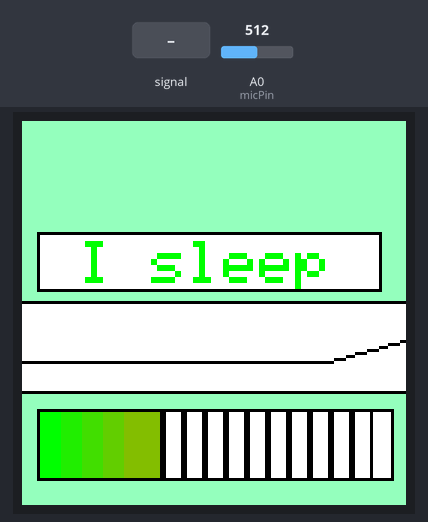
A sketch run on a simulated Arduino Uno, built with avr-gcc and run on an emulated ATmega328P. Parts: 128×128 colour display. The inputs (shaded band) are chosen by the test bench; at power-on: A0 (micPin) = 512.

Above: at 1.2 s.
1.3 s: A0 (micPin) fed a 200 Hz sine of ±460 counts around its level
At 3.2 s:
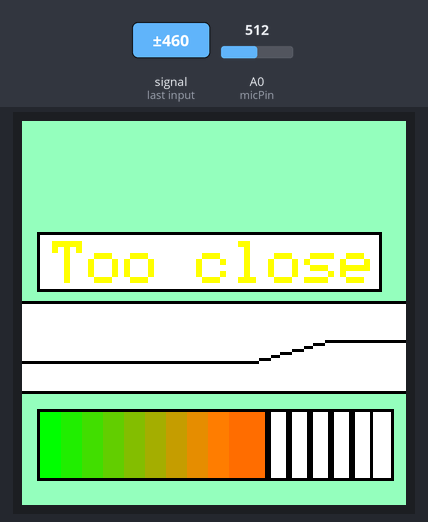
5.3 s: A0 (micPin) set to 716
At 8.9 s:
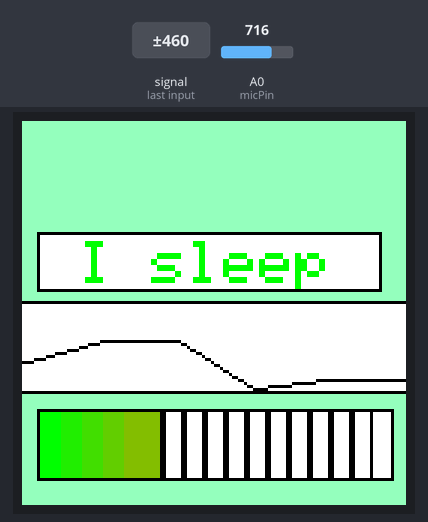
9.3 s: A0 (micPin) set to 145
At 11.3 s:
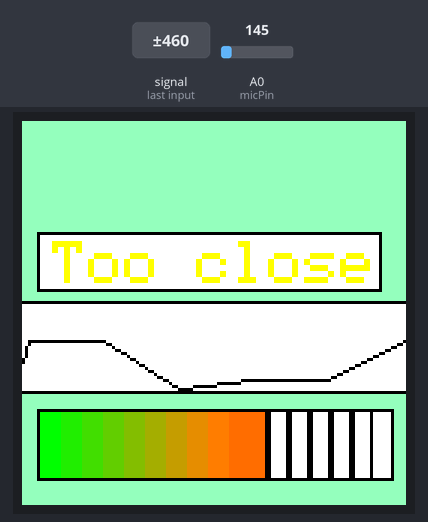
13.3 s: A0 (micPin) set to 127
At 14.9 s:
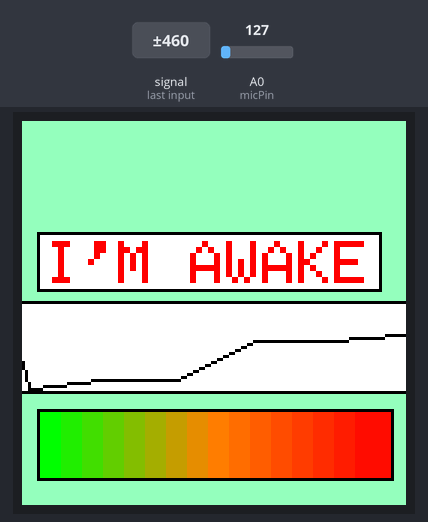
17.3 s: A0 (micPin) fed a 200 Hz sine of ±81 counts around its level
At 18.5 s:
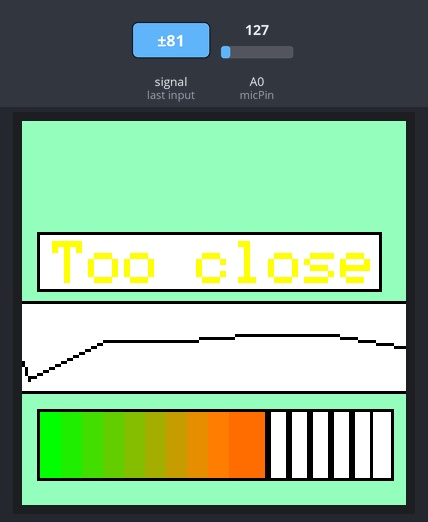
Timing chart, 0 to 20.3 s (numbered marks = the images above; inputs shaded):
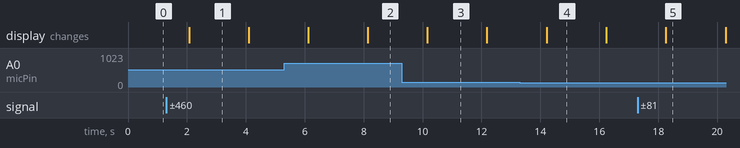

Measured:
- the behaviour switches between 137 and 136 on A0 (micPin) (found by bisection; images 3 and 4)
- after the input at 1.3 s, the display: changes after 0.78 s (image 1)
- after the input at 13.3 s, the display: changes after 0.91 s (image 4)
- what the display in image 1 shows lasts 2.0 s, from 2.1 s to 4.1 s

The sketch:

arduino_uno_sound_levels.ino
```cpp
#include <Adafruit_GFX.h>
#include <Adafruit_SSD1351.h>
#include <math.h>

// Defining pins and what ports they are hooked up to
#define SCLK_PIN 13
#define DIN_PIN 11
#define CS_PIN   10
#define DC_PIN   7
#define RST_PIN  8

// Color definitions
#define BLACK   0x0000
#define WHITE   0xFFFF
#define BLUE    0x001F
#define RED     0xF800
#define YELLOW  0xFFE0
#define GREEN   0x07E0
#define LIGHTGREEN    0x97F7

// Create an Adafruit SSD1351 object
Adafruit_SSD1351 display = Adafruit_SSD1351(CS_PIN, DC_PIN, DIN_PIN, SCLK_PIN, RST_PIN);


//MAX4466 hooked to A0 pin
const int micPin = A0;

const float ref_voltage = 3.3; // 3.3 volts

//basic values for continuous graph implementation
static int yval[6] = {80, 80, 80, 80, 80, 80};
static int currPixel = 80;
static int prev_y = 80;
static int prev_x = 0;

// Function to convert voltage to decibels
double voltageToDecibels(float voltage) {
  return 20.0 * log10(voltage / ref_voltage);
}

void setup() {
  display.begin();  // start the display
  display.fillScreen(LIGHTGREEN);
  Serial.begin(9600);
  //boundaries for graph (startx, starty, endx, endy, color)
  display.drawLine(0, 60, 127, 60, BLACK);
  display.drawLine(0, 90, 127, 90, BLACK);
  //for message announcement
  display.drawRect(5, 37, 115, 20, BLACK);
  resetScreen();
}
//This function resets specific parts on the screen that needs to be resetted
void resetScreen() {
  //reset for gradient
  display.fillRect(6, 97, 117, 22, WHITE);
  //reset for graph
  display.fillRect(0, 61, 128, 29, WHITE);
  //black bars for gradient
  int x = 4;
  for (int i = 0; i < 16; i++) {
    display.drawRect(x + 1, 95 + 1, 14, 24, BLACK);
    x += 7;
  }
  //for message on screen
  display.fillRect(6, 38, 113, 18, WHITE);
}
//based on dB, the length of the gradient meter changes(higher dB->longer meter)
int findIter(double dB) {
  int iter = 0;
  if (dB >= 0 && dB < 10.5) {
    iter = 5;
  }
  else if (dB >= 10.5 && dB < 17.5) {
    iter = 10;
  }
  else {
    iter = 16;
  }

  return iter;
}

//stylize the graph to be gradient, from green to yellow to red
void gradient(int iter) {
  //start from green
  uint16_t color = GREEN;
  int x = 4;
  for (int i = 0; i < iter; i++) {
    //based on # of iterations, fill the real-time meter with more colors, color is manipulated based on 16-bit color masking
    display.fillRect(x + 2, 97, 12, 22, color);
    uint16_t Green = (color & GREEN) >> 5; //0x3F, shifting and extracting green from rgb assuming everything is 00000 111111 00000 -> 00000 00000 111111
    uint16_t Red = (color & RED) >> 11; //shifting and extracting red from rgb assuming everything is 11111 000000 00000 -> 00000 000000 11111
    uint16_t Blue = 0;

    //color of gradient meter goes from green->yellow->red based on # of iterations
    //0 to 31, maximize red
    if (Red + 4 <= 31) {
      Red += 4;
    }
    else {
      Red = 31;
    }
    //minimize green
    if (Green - 4 >= 0) {
      Green -= 4;
    }
    else {
      Green = 0;
    }
    //color is changed depending on iteration, shifting back the bits to their place using bit-wise OR
    color = (Green << 5) | (Red << 11) | Blue;
    x = x + 7;
  }
}

//text display on the screen based on position,color,size
void printText(double dB) {

  display.setTextSize(2);
  if (dB >= 0 && dB < 10.5) {
    display.setCursor(19, 40); // sets position of text
    display.setTextColor(GREEN);
    display.println("I sleep");
  }
  else if (dB >= 10.5 && dB < 17.5) {
    display.setCursor(10, 40);
    display.setTextColor(YELLOW);
    display.println("Too close");
  }
  else {
    display.setTextSize(2);
    display.setCursor(8, 40);
    display.setTextColor(RED);
    display.println("I'M AWAKE");
  }
}
void drawGraph(double dB) {
  //topleft_x, topleft_y, bottomright_x, bottomright_y, color;
  yval[5] = currPixel - dB;
  //keeping values in bound so graph can be visually represented clearly
  if (yval[5] <= 60) {
    yval[5l] = 60;
  }
  else if (yval[5] >= 90) {
    yval[5] = 90;
  }

  //tracking previous coordinates and inserting new coordinates, draw the new point of graph
  // OLED has 127 pixels, 125+5, iteration 1: x axis=2, iteration 2: x axis = 27 .... until x axis =127
  for (int xval = 0; xval < 6; xval++) {
    display.drawLine(prev_x, prev_y, 2 + (xval * 25), yval[xval], BLACK);
    prev_x = 2 + (xval * 25);
    prev_y = yval[xval];
  }
  //reset prev_vars and currPixel for next point calculation
  prev_x = 0;
  prev_y = 80;
  currPixel = 90;
  //shift all elements to the left to create space for new point on graph(makes graph shift left)
  for (int i = 0; i < 5; i++) {
    yval[i] = yval[i + 1];
  }
}
void loop() {

  // Read analog voltage from MAX4466
  int sensorValue = analogRead(micPin);


  // converting to voltage
  double voltage = analogRead(A0) * (ref_voltage / 1023.0);

  //absolute value of dB
  double dB = abs(voltageToDecibels(voltage));

  //reset the screen for visual clarity
  resetScreen();
  drawGraph(dB);
  printText(dB);

  //before drawing gradient meter, figure out level of dB to decide # of iterations. higher iterations longer meter
  int iter = findIter(dB);
  gradient(iter);

  //loop() repeats every 2 seconds
  delay(2000);
}
```
